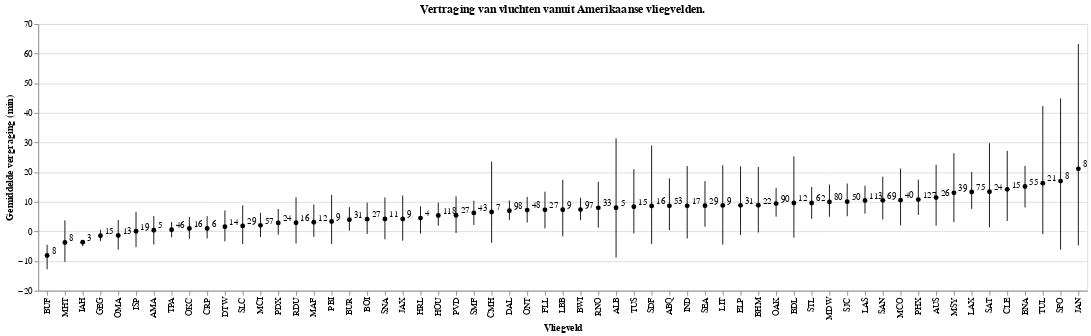

The cell this chart's notebook holds for it:
### Markdown cell above
Altair bevat een grote toolkit voor statistische analyses. 
In dit voorbeeld worden `mark_*` properties gecombineerd om een gemiddelde met onzekerheidsintervallen weer te geven met als annotatie het aantal datapunten waarop de bootstrap is gebaseerd. Zo kan je direct zien dat een interval berekend vanuit weinig datapunten onbetrouwbaar is.
De logica volgt weer eenzelfde opzet:

1. Base chart met x-as, y-as en tooltip encodings. 
    De sortering van de x-as zit in de base chart, zodat deze toegepast wordt voor alle figuren.
2. Bereken gemiddeldes en voeg deze toe als points via `mark_point()`
3. Bereken onzekerheidsintervallen en voeg deze toe als error bar via `mark_rule()`
4. Bereken het aantal datapunten en voeg deze toe als text via `mark_text()`
5. Maak een overlay van alle figuren

Het opmaken van de marks gebeurd door het meegeven van parameters aan de desbetreffende `mark_*()` methode. Zie `mark_point()` en `mark_text()` in het voorbeeld.

### Code cell
df = data.flights_2k()

base = (
    alt
    .Chart(
        df, 
        title="Vertraging van vluchten vanuit Amerikaanse vliegvelden.",
    )
    .encode(
        x=alt.X(
            "origin",
            sort=alt.EncodingSortField("delay", op="mean"),
            title="Vliegveld"
        ),
        y=alt.Y("mean(delay)", title="Gemiddelde vergraging (min)"),
        tooltip=["origin","mean(delay)","count(delay)"]
    )
)

points = (
    base
    .mark_point(color="black", filled=True)
)


error_bars = (
    base
    # Altair heeft veel ingebouwde aggragatie functies, waaronder bootstrapped 95% confidence intervals
    # https://altair-viz.github.io/user_guide/encoding.html#binning-and-aggregation
    .encode(y="ci0(delay)", y2="ci1(delay)")
    .mark_rule()
)

annotation = (
    base
    .encode(text='count(delay)')
    .mark_text(
        align='left',
        baseline='middle',
        fontSize=10,
        dx=5,
        dy=-5
    )
)

points + error_bars + annotation

### Figure 1 — Vega-Lite specification as saved in the notebook (floating-point values rounded to 4 significant figures; data arrays with more than 128 entries replaced by an {"elided": "..."} marker saying what was removed)
{"$schema": "https://vega.github.io/schema/vega-lite/v4.17.0.json", "config": {"view": {"continuousHeight": 300, "continuousWidth": 400}}, "data": {"name": "data-88e9b7fae6af240a1c1bf8bb62bf7eaa"}, "datasets": {"data-88e9b7fae6af240a1c1bf8bb62bf7eaa": {"elided": "2000 records"}}, "layer": [{"encoding": {"tooltip": [{"field": "origin", "type": "nominal"}, {"aggregate": "mean", "field": "delay", "type": "quantitative"}, {"aggregate": "count", "field": "delay", "type": "quantitative"}], "x": {"field": "origin", "sort": {"field": "delay", "op": "mean"}, "title": "Vliegveld", "type": "nominal"}, "y": {"aggregate": "mean", "field": "delay", "title": "Gemiddelde vergraging (min)", "type": "quantitative"}}, "mark": {"color": "black", "filled": true, "type": "point"}, "title": "Vertraging van vluchten vanuit Amerikaanse vliegvelden."}, {"encoding": {"tooltip": [{"field": "origin", "type": "nominal"}, {"aggregate": "mean", "field": "delay", "type": "quantitative"}, {"aggregate": "count", "field": "delay", "type": "quantitative"}], "x": {"field": "origin", "sort": {"field": "delay", "op": "mean"}, "title": "Vliegveld", "type": "nominal"}, "y": {"aggregate": "ci0", "field": "delay", "type": "quantitative"}, "y2": {"aggregate": "ci1", "field": "delay"}}, "mark": "rule", "title": "Vertraging van vluchten vanuit Amerikaanse vliegvelden."}, {"encoding": {"text": {"aggregate": "count", "field": "delay", "type": "quantitative"}, "tooltip": [{"field": "origin", "type": "nominal"}, {"aggregate": "mean", "field": "delay", "type": "quantitative"}, {"aggregate": "count", "field": "delay", "type": "quantitative"}], "x": {"field": "origin", "sort": {"field": "delay", "op": "mean"}, "title": "Vliegveld", "type": "nominal"}, "y": {"aggregate": "mean", "field": "delay", "title": "Gemiddelde vergraging (min)", "type": "quantitative"}}, "mark": {"align": "left", "baseline": "middle", "dx": 5, "dy": -5, "fontSize": 10, "type": "text"}, "title": "Vertraging van vluchten vanuit Amerikaanse vliegvelden."}]}
